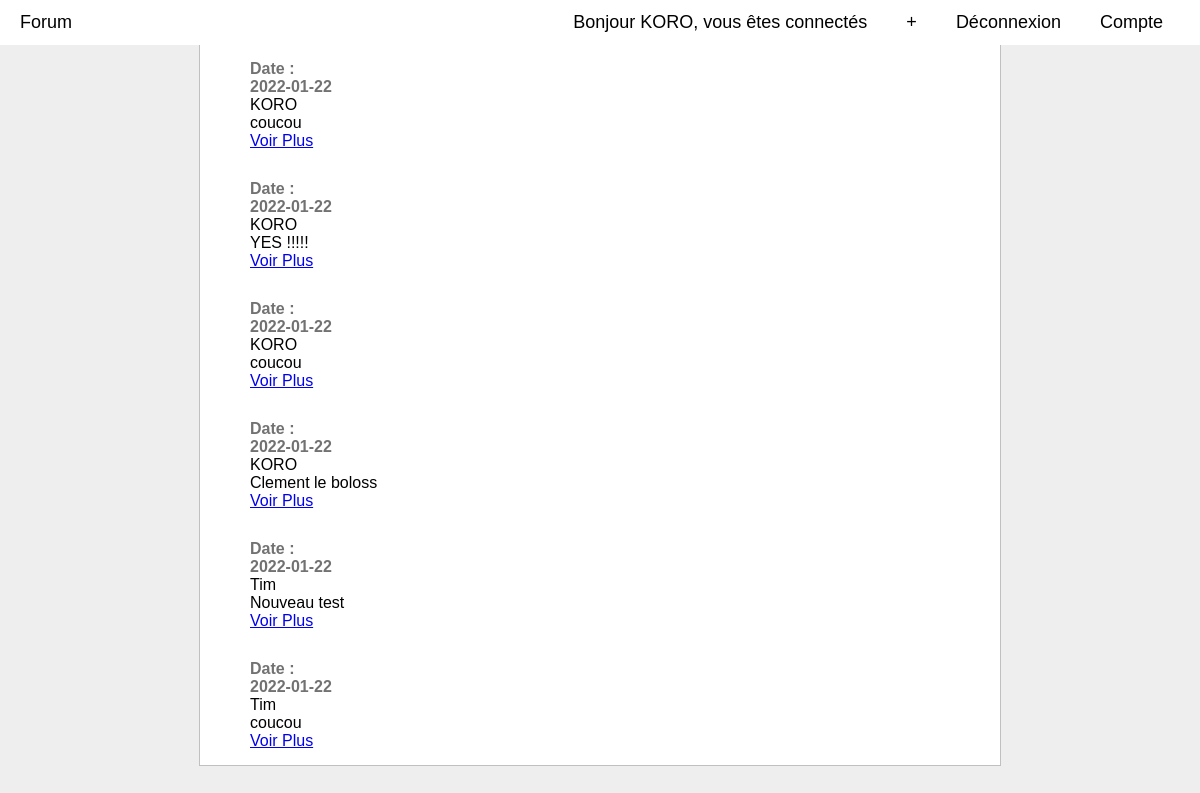
The page /home.php (signed in) on the database its author committed.
### tables this page shows
CREATE TABLE `articles` (
  `ID` int(11) NOT NULL,
  `TITLE` varchar(80) NOT NULL,
  `DESCRIPTION` varchar(80) NOT NULL,
  `DATE_CREATION` date NOT NULL,
  `ID_AUTHOR` int(11) NOT NULL
);

CREATE TABLE `users` (
  `ID` int(11) NOT NULL,
  `USERNAME` varchar(80) NOT NULL,
  `PASSWORD` varchar(80) NOT NULL,
  `MAIL` varchar(80) NOT NULL
);

### home.php (the view, shortened to what this page needs)
<!DOCTYPE html>
<html>
    <head>
        <link rel="stylesheet" href="assets/css/home.css">
    </head>
    <body>
        <form action="" method="POST">
            <div class="navbar">
                <div class="nav-cont">
                    <a href="home.php">Forum</a>
                    <div class="nav-r">
                        <?php
                            if(!isset($_SESSION["username"])){
                                header("Location: login.php");
                                exit();
                            }
                            elseif($_SESSION['username'] !== ""){
                                $user = $_SESSION['username'];
                                echo "<a>Bonjour $user, vous êtes connectés</a>";
                            }
                        ?>
                        <a href="new.php">+</a>
                        <a href="login.php" onclick="logOut();">Déconnexion</a>
                        <a href="account.php">Compte</a>
                    </div>
                </div>
            </div>
            <div class="container">
                <?php
                    include("loginDB.php");
                    $requete = "SELECT * FROM articles";
                    $exec_req = mysqli_query($mysqli,$requete);
                ?>
                <?php while($reponse = mysqli_fetch_array($exec_req)){?>
                    <div class="articles ">
                        <div class="left">
                            <div class="date">
                                <p>Date : </p>
                                <p><?php echo $reponse['DATE_CREATION']?></p>
                            </div>
                        </div>
                        <div id="rigth">
                            <div class="info ">
                                <div id="username">
                                    <p>
                                        <?php
                                            $id_author = $reponse['ID_AUTHOR'];
                                            $request = "SELECT users.USERNAME FROM `articles`INNER JOIN `users` ON users.ID = articles.ID_AUTHOR
                                            WHERE articles.ID_AUTHOR = '".$id_author."';";
                                            $exec = mysqli_query($mysqli,$request);
                                            $rep = mysqli_fetch_array($exec);
                                            echo $rep['USERNAME'];
                                        ?>
                                    </p>
                                </div>
                                <div id="titre">
                                    <p class="titre"><?php echo $reponse['TITLE']?></p>
                                </div>
                            </div>
                            <div class="btn">
                               <?php
                                    $idpost = $reponse['ID'];
                                    $href ="details.php?id=";
                                    $href.=$idpost;
                                    echo "<a href='".$href."'>Voir Plus</a>";
                                ?>
                            </div>
                        </div>
                    </div>
                <?php }
                ?>
                <div class="divider"></div>
            </div>
        </form>
    </body>
</html>

### assets/css/home.css (style rules this page uses)
* { margin: 0; padding: 0; font-family: sans-serif; }
body { background-color: rgb(238, 238, 238); }
.navbar { width: 100%; background-color: white; font-size: large; }
.navbar a { text-decoration: none; color: black; }
.nav-cont { height: 2.8rem; margin-left: 20px; margin-right: 20px; display: flex; justify-content: space-between; align-items: center; }
.nav-r a { padding: 15px; border-radius: 3px; margin: 2px; }
.container { margin: auto; width: 50rem; background-color: white; border-left: solid 1px rgb(192, 192, 192); border-right: solid 1px rgb(192, 192, 192); }
.articles { padding-top: 15px; padding-bottom: 15px; margin-right: 50px; margin-left: 50px; }
.date { color: rgb(114, 114, 114); font-weight: bold; }
.divider { background-color: rgb(192, 192, 192); width: 100%; height: 1px; }

### rows shown on the page
articles: DATE_CREATION "2022-01-22", ID_AUTHOR.USERNAME "KORO", TITLE "coucou"
articles: DATE_CREATION "2022-01-22", ID_AUTHOR.USERNAME "KORO", TITLE "YES !!!!!"
articles: DATE_CREATION "2022-01-22", ID_AUTHOR.USERNAME "KORO", TITLE "coucou"
articles: DATE_CREATION "2022-01-22", ID_AUTHOR.USERNAME "KORO", TITLE "Clement le boloss"
articles: DATE_CREATION "2022-01-22", ID_AUTHOR.USERNAME "Tim", TITLE "Nouveau test"
articles: DATE_CREATION "2022-01-22", ID_AUTHOR.USERNAME "Tim", TITLE "coucou"

### other values the page prints
$user "KORO"
